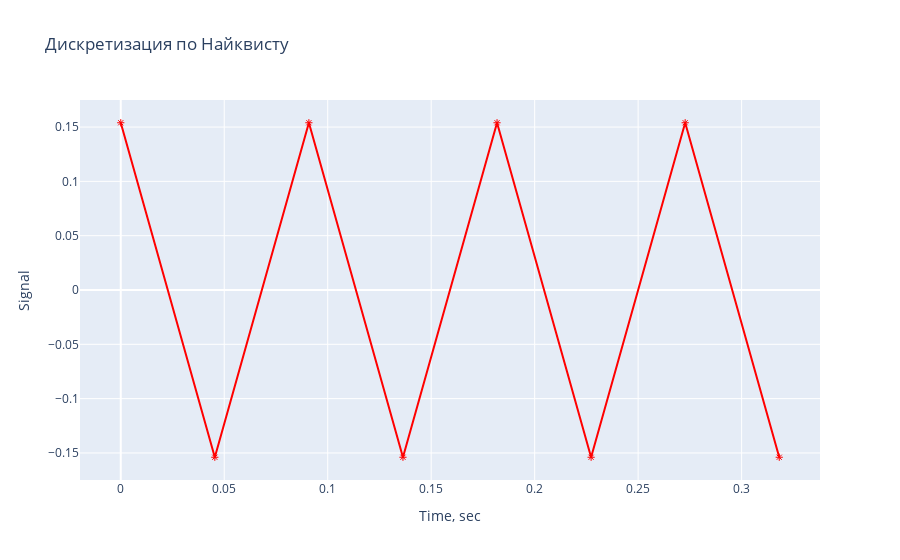

Write notebook code for a chart like this one.
### Code cell
data = [
    go.Scatter(
        x = tn,
        y = y1n,
        mode = 'markers+lines',
        marker = dict(color='red', symbol=135),
        name = 'Дискретизация по Найквисту'
    )
]
layout = go.Layout(
    title='Дискретизация по Найквисту',
    xaxis=dict(title='Time, sec'),
    yaxis=dict(title='Signal')
    )
fig = go.Figure(data=data, layout=layout)
iplot(fig)

### Figure 1 — Plotly figure (JSON) as saved in the notebook; plotly's stock layout.template omitted (floating-point values rounded to 4 significant figures)
{"data": [{"name": "Дискретизация по Найквисту", "y": [0.154, -0.154, 0.154, -0.154, 0.154, -0.154, 0.154, -0.154], "mode": "markers+lines", "marker": {"color": "red", "symbol": 135}, "x": [0, 0.04545, 0.09091, 0.1364, 0.1818, 0.2273, 0.2727, 0.3182], "type": "scatter"}], "layout": {"yaxis": {"title": {"text": "Signal"}}, "xaxis": {"title": {"text": "Time, sec"}}, "title": {"text": "Дискретизация по Найквисту"}}}
